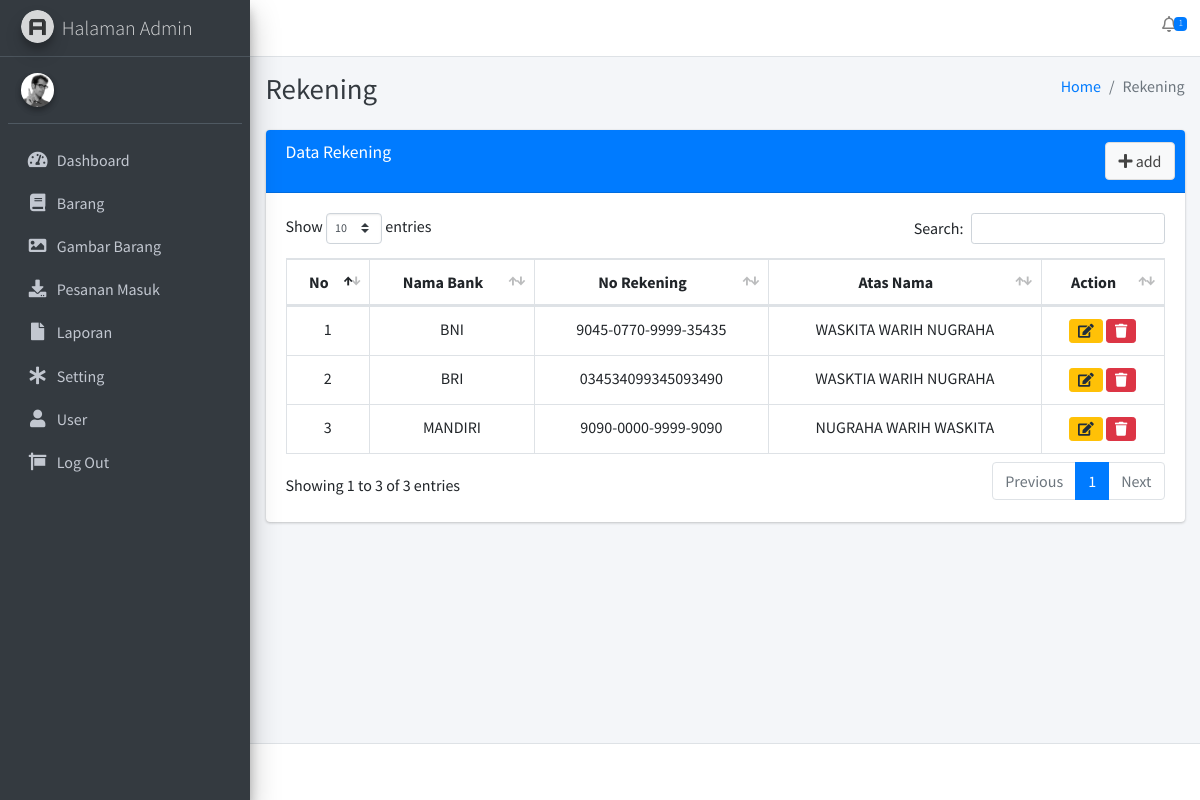
Screenshot of /index.php/rekening with the database file from the repository.
### tables this page shows
CREATE TABLE `tbl_rekening` (
  `id_rekening` int(20) NOT NULL,
  `nama_bank` varchar(200) DEFAULT NULL,
  `no_rek` varchar(50) DEFAULT NULL,
  `atas_nama` varchar(200) DEFAULT NULL
);

### application/views/layout/v_content.php (called while the page is built)
<?php
if($isi){
    $this->load->view($isi);
}
?>

### application/views/layout/v_wrapper_backend.php (called while the page is built)
<?php
require_once('v_head.php');
require_once('v_header_backend.php');
require_once('v_nav_backend.php');
require_once('v_content.php');
require_once('v_footer_backend.php');
?>

### application/controllers/Rekening.php (called while the page is built, shortened)
<?php
class Rekening extends CI_Controller
{
    public function __construct()
    {
        $this->load->model('m_admin');
        $this->load->model('m_rekening');
    }
    public function index()
    {
        $data = array(
            'title' => 'Rekening',
            'pesanan_masuk_notif' => $this->m_admin->pesanan_masuk_notif(),
            'rekening' => $this->m_rekening->rekening(),
            'isi'   => 'admin/v_rekening',
        );
        $this->load->view('layout/v_wrapper_backend',$data, FALSE);
    }
}

### index.php (called while the page is built, shortened)
<?php
require_once BASEPATH.'core/CodeIgniter.php';

### application/models/M_admin.php (called while the page is built, shortened)
<?php
class M_admin extends CI_Model
{
    public function pesanan_masuk_notif()
    {
        $this->db->where('status_bayar=0');
        return $this->db->get('tbl_transaksi')->num_rows();
    }
}
?>

### application/models/M_rekening.php (called while the page is built, shortened)
<?php
class M_rekening extends CI_Model
{
    public function rekening()
    {
        $this->db->select('*');
        $this->db->from('tbl_rekening');
        $this->db->order_by('id_rekening','desc');
        return $this->db->get()->result();
    }
}
?>

### application/views/admin/v_rekening.php (the view, shortened to what this page needs)
<div class="col-md-12">
    <div class="card card-primary">
        <div class="card-header">
            <h3 class="card-title">Data Rekening</h3>
            <div class="card-tools">
                <button class="btn btn-default" data-toggle="modal" data-target="#add" type="button" class="btn btn-primary btn-xs"><i class="fas fa-plus"></i>
                    add</button>
            </div>
        </div>
        <div class="card-body">
            <table class="table table-bordered" id="example1">
                <thead>
                    <tr class="text-center">
                        <th class="text-center">No</th>
                        <th class="text-center">Nama Bank</th>
                        <th class="text-center">No Rekening</th>
                        <th class="text-center">Atas Nama</th>
                        <th class="text-center">Action</th>
                    </tr>
                </thead>
                <tbody>
                    <?php $no = 1;
                    foreach ($rekening as $key => $value) { ?>
                        <tr class="text-center">
                            <td class="text-center"><?= $no++; ?></td>
                            <td class="text-center"><?= $value->nama_bank ?></td>
                            <td class="text-center"><?= $value->no_rek ?></td>
                            <td class="text-center"><?= $value->atas_nama ?></td>
                            <td class="text-center">
                                <button class="btn btn-warning btn-sm" data-toggle="modal" data-target="#edit<?= $value->id_rekening ?>"><i class="fas fa-edit"></i></button>
                                <button class="btn btn-danger btn-sm" data-toggle="modal" data-target="#delete<?= $value->id_rekening ?>"><i class="fas fa-trash"></i></button>
                            </td>
                        </tr>
                    <?php } ?>
                </tbody>
            </table>
        </div>
    </div>
</div>

### rows the page displays
tbl_rekening: nama_bank "BNI", no_rek "9045-0770-9999-35435", atas_nama "WASKITA WARIH NUGRAHA"
tbl_rekening: nama_bank "BRI", no_rek "034534099345093490", atas_nama "WASKTIA WARIH NUGRAHA"
tbl_rekening: nama_bank "MANDIRI", no_rek "9090-0000-9999-9090", atas_nama "NUGRAHA WARIH WASKITA"

### other values shown
$pesanan_masuk_notif "1"
$title "Rekening"
